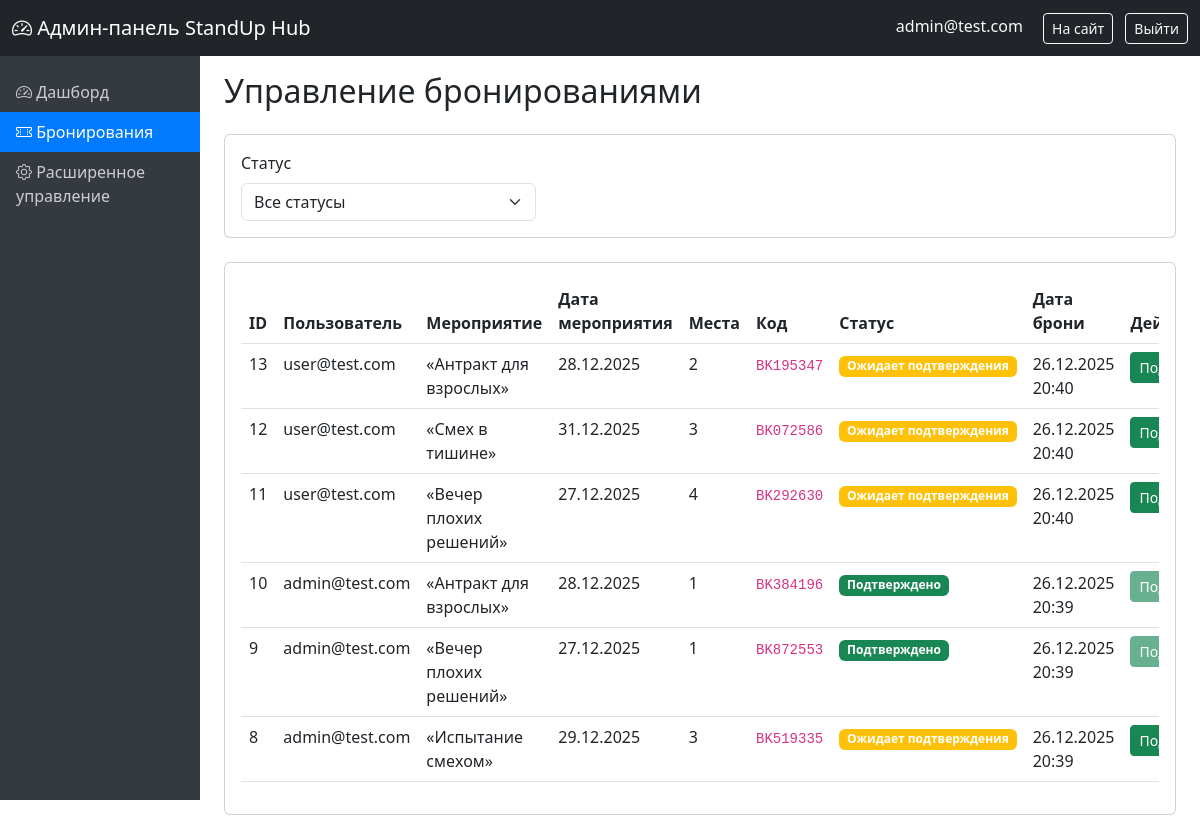
Screenshot of /admin-panel/bookings/ (signed in) with the database file from the repository.
### core/models.py (models this page shows, shortened)
class User(AbstractUser):
    ROLE_CHOICES = [
        ('user', 'Пользователь'),
        ('admin', 'Администратор'),
    ]
    role = models.CharField(max_length=10, choices=ROLE_CHOICES, default='user')
    phone = models.CharField(max_length=20, blank=True, null=True)

class Booking(models.Model):
    STATUS_CHOICES = [
        ('pending', 'Ожидает подтверждения'),
        ('confirmed', 'Подтверждено'),
        ('cancelled', 'Отменено'),
    ]
    user = models.ForeignKey(User, on_delete=models.CASCADE, related_name='bookings')
    event = models.ForeignKey(Event, on_delete=models.CASCADE, related_name='bookings')
    seats = models.PositiveIntegerField(default=1)
    booking_code = models.CharField(max_length=20, unique=True)
    status = models.CharField(max_length=10, choices=STATUS_CHOICES, default='pending')
    created_at = models.DateTimeField(auto_now_add=True)

class Event(models.Model):
    STATUS_CHOICES = [
        ('active', 'Активно'),
        ('cancelled', 'Отменено'),
        ('completed', 'Завершено'),
    ]
    title = models.CharField(max_length=200)
    description = models.TextField()
    comedians = models.ManyToManyField(Comedian, related_name='events')
    date = models.DateField()
    time = models.TimeField()
    price = models.DecimalField(max_digits=10, decimal_places=2)
    status = models.CharField(max_length=10, choices=STATUS_CHOICES, default='active')
    created_at = models.DateTimeField(auto_now_add=True)

### core/decorators.py (the view)
    def wrapper(request, *args, **kwargs):
        if not request.user.is_authenticated:
            return redirect('login')
        if request.user.role != 'admin' and not request.user.is_superuser:
            return redirect('home')
        return view_func(request, *args, **kwargs)

### core/views.py (called while the page is built)
@admin_required
def admin_bookings(request):
    from .models import Booking
    bookings = Booking.objects.select_related('user', 'event').order_by('-created_at')
    status_filter = request.GET.get('status', '')
    if status_filter:
        bookings = bookings.filter(status=status_filter)
    context = {'bookings': bookings, 'status_filter': status_filter}
    return render(request, 'core/admin/bookings.html', context)

### templates/core/admin/bookings.html (shortened to what this page needs)
{% extends 'core/admin/base.html' %}
{% block content %}
<h1 class="h2 mb-4">Управление бронированиями</h1>
<div class="card mb-4">
    <div class="card-body">
        <form method="get" class="row g-3">
            <div class="col-md-4">
                <label for="status" class="form-label">Статус</label>
                <select name="status" id="status" class="form-select" onchange="this.form.submit()">
                    <option value="">Все статусы</option>
                </select>
            </div>
        </form>
    </div>
</div>
<div class="card">
    <div class="card-body">
        <div class="table-responsive">
            <table class="table table-hover">
                <thead>
                    <tr>
                        <th>ID</th>
                        <th>Пользователь</th>
                        <th>Мероприятие</th>
                        <th>Дата мероприятия</th>
                        <th>Места</th>
                        <th>Код</th>
                        <th>Статус</th>
                        <th>Дата брони</th>
                        <th>Действия</th>
                    </tr>
                </thead>
                <tbody>
                    {% for booking in bookings %}
                    <tr>
                        <td>{{ booking.id }}</td>
                        <td>{{ booking.user.email }}</td>
                        <td>{{ booking.event.title }}</td>
                        <td>{{ booking.event.date|date:"d.m.Y" }}</td>
                        <td>{{ booking.seats }}</td>
                        <td><code>{{ booking.booking_code }}</code></td>
                        <td>
                            <span class="badge bg-{% if booking.status == 'confirmed' %}success{% elif booking.status == 'pending' %}warning{% else %}danger{% endif %}">
                                {{ booking.get_status_display }}
                            </span>
                        </td>
                        <td>{{ booking.created_at|date:"d.m.Y H:i" }}</td>
                        <td>
                            <div class="btn-group btn-group-sm">
                                <form method="post" action="{% url 'change_booking_status' booking.id %}" style="display: inline;">
                                    <button type="submit" class="btn btn-success btn-sm" {% if booking.status == 'confirmed' %}disabled{% endif %}>
                                        Подтвердить
                                    </button>
                                </form>
                            </div>
                        </td>
                    </tr>
                    {% empty %}
                    <tr>
                        <td colspan="9" class="text-center">Нет бронирований</td>
                    </tr>
                    {% endfor %}
                </tbody>
            </table>
        </div>
    </div>
</div>
{% endblock %}

### templates/core/admin/base.html (shortened to what this page needs)
<!DOCTYPE html>
<html lang="ru">
<head>
    <link href="https://cdn.jsdelivr.net/npm/bootstrap@5.3.0/dist/css/bootstrap.min.css" rel="stylesheet">
    <link rel="stylesheet" href="https://cdn.jsdelivr.net/npm/bootstrap-icons@1.10.0/font/bootstrap-icons.css">
</head>
<body>
    <nav class="navbar navbar-dark bg-dark">
        <div class="container-fluid">
            <a class="navbar-brand" href="{% url 'admin_dashboard' %}">
                <i class="bi bi-speedometer2"></i> Админ-панель StandUp Hub
            </a>
            <div>
                <span class="text-light me-3">{{ user.email }}</span>
                <a href="{% url 'home' %}" class="btn btn-outline-light btn-sm">На сайт</a>
                <a href="{% url 'logout' %}" class="btn btn-outline-light btn-sm ms-2">Выйти</a>
            </div>
        </div>
    </nav>
    <div class="container-fluid">
        <div class="row">
            <div class="col-md-3 col-lg-2 px-0">
                <div class="sidebar pt-3">
                    <ul class="nav flex-column">
                        <li class="nav-item">
                            <a class="nav-link {% if request.resolver_match.url_name == 'admin_dashboard' %}active{% endif %}"
                               href="{% url 'admin_dashboard' %}">
                                <i class="bi bi-speedometer2"></i> Дашборд
                            </a>
                        </li>
                        <li class="nav-item">
                            <a class="nav-link {% if request.resolver_match.url_name == 'admin_bookings' %}active{% endif %}"
                               href="{% url 'admin_bookings' %}">
                                <i class="bi bi-ticket-perforated"></i> Бронирования
                            </a>
                        </li>
                        <li class="nav-item">
                            <a class="nav-link" href="/admin/" target="_blank">
                                <i class="bi bi-gear"></i> Расширенное управление
                            </a>
                        </li>
                    </ul>
                </div>
            </div>
            <main class="col-md-9 col-lg-10 px-4 py-3">
                {% block content %}
                {% endblock %}
            </main>
        </div>
    </div>
</body>
</html>

### templates/core/admin/base.html (style rules this page uses)
.sidebar { min-height: calc(100vh - 56px); background-color: #343a40; }
.sidebar .nav-link { color: rgba(255,255,255,.75); }
.sidebar .nav-link.active { color: #fff; background-color: #007bff; }

### rows the page displays
User: email "admin@test.com"
Booking: id "13", user.email "user@test.com", event "«Антракт для взрослых»", event "28.12.2025", seats "2", booking_code "BK195347", status "Ожидает подтверждения", created_at "26.12.2025 20:40"
Booking: id "12", user.email "user@test.com", event "«Смех в тишине»", event "31.12.2025", seats "3", booking_code "BK072586", status "Ожидает подтверждения", created_at "26.12.2025 20:40"
Booking: id "11", user.email "user@test.com", event "«Вечер плохих решений»", event "27.12.2025", seats "4", booking_code "BK292630", status "Ожидает подтверждения", created_at "26.12.2025 20:40"
Booking: id "10", user.email "admin@test.com", event "«Антракт для взрослых»", event "28.12.2025", seats "1", booking_code "BK384196", status "Подтверждено", created_at "26.12.2025 20:39"
Booking: id "9", user.email "admin@test.com", event "«Вечер плохих решений»", event "27.12.2025", seats "1", booking_code "BK872553", status "Подтверждено", created_at "26.12.2025 20:39"
Booking: id "8", user.email "admin@test.com", event "«Испытание смехом»", event "29.12.2025", seats "3", booking_code "BK519335", status "Ожидает подтверждения", created_at "26.12.2025 20:39"
